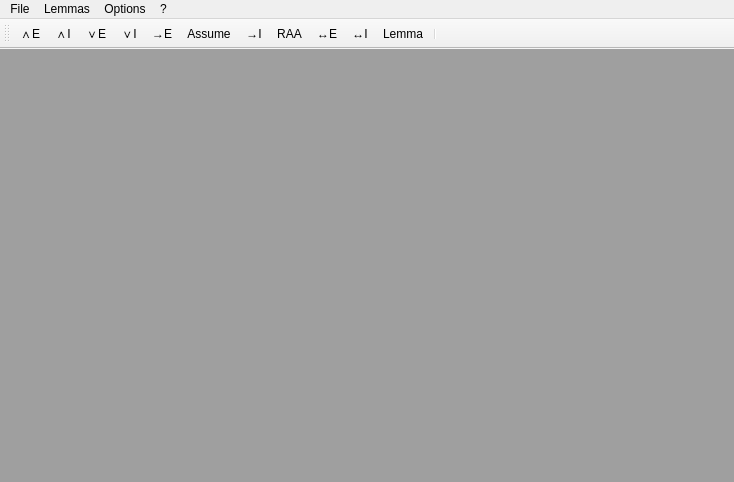
<?xml version="1.0" encoding="UTF-8"?>
<ui version="4.0">
 <class>MainWindow</class>
 <widget class="QMainWindow" name="MainWindow">
  <property name="geometry">
   <rect>
    <x>0</x>
    <y>0</y>
    <width>734</width>
    <height>482</height>
   </rect>
  </property>
  <property name="windowTitle">
   <string>LogicAUBS</string>
  </property>
  <widget class="QWidget" name="centralWidget">
   <layout class="QVBoxLayout" name="verticalLayout" stretch="0">
    <property name="leftMargin">
     <number>0</number>
    </property>
    <property name="topMargin">
     <number>0</number>
    </property>
    <property name="rightMargin">
     <number>0</number>
    </property>
    <property name="bottomMargin">
     <number>0</number>
    </property>
    <item>
     <widget class="QMdiArea" name="mdiArea"/>
    </item>
   </layout>
  </widget>
  <widget class="QMenuBar" name="menuBar">
   <property name="geometry">
    <rect>
     <x>0</x>
     <y>0</y>
     <width>734</width>
     <height>25</height>
    </rect>
   </property>
   <widget class="QMenu" name="menuFile">
    <property name="title">
     <string>File</string>
    </property>
    <addaction name="actionNew_proof"/>
    <addaction name="actionOpen"/>
    <addaction name="actionSave"/>
    <addaction name="actionSave_As"/>
    <addaction name="actionClose"/>
    <addaction name="separator"/>
    <addaction name="actionExit"/>
   </widget>
   <widget class="QMenu" name="menuLemmas">
    <property name="title">
     <string>Lemmas</string>
    </property>
    <addaction name="actionImport"/>
    <addaction name="actionDelete"/>
   </widget>
   <widget class="QMenu" name="menuHelp">
    <property name="title">
     <string>?</string>
    </property>
    <addaction name="actionHelp"/>
    <addaction name="separator"/>
    <addaction name="actionAbout"/>
   </widget>
   <widget class="QMenu" name="menuOptions">
    <property name="title">
     <string>Options</string>
    </property>
   </widget>
   <addaction name="menuFile"/>
   <addaction name="menuLemmas"/>
   <addaction name="menuOptions"/>
   <addaction name="menuHelp"/>
  </widget>
  <widget class="QToolBar" name="mainToolBar">
   <attribute name="toolBarArea">
    <enum>TopToolBarArea</enum>
   </attribute>
   <attribute name="toolBarBreak">
    <bool>false</bool>
   </attribute>
   <addaction name="action_ElimAnd"/>
   <addaction name="action_IntroAnd"/>
   <addaction name="action_ElimOr"/>
   <addaction name="action_IntroOr"/>
   <addaction name="action_ElimArrow"/>
   <addaction name="action_Assume"/>
   <addaction name="action_IntroArrow"/>
   <addaction name="action_RAA"/>
   <addaction name="action_ElimEquiv"/>
   <addaction name="action_IntroEquiv"/>
   <addaction name="action_Lemma"/>
   <addaction name="separator"/>
  </widget>
  <action name="actionExit">
   <property name="text">
    <string>Exit</string>
   </property>
   <property name="shortcut">
    <string>Ctrl+Q</string>
   </property>
  </action>
  <action name="action_ElimAnd">
   <property name="text">
    <string>∧E</string>
   </property>
   <property name="toolTip">
    <string>∧ Elimination</string>
   </property>
  </action>
  <action name="action_IntroAnd">
   <property name="text">
    <string>∧I</string>
   </property>
   <property name="toolTip">
    <string>∧ Introduction</string>
   </property>
  </action>
  <action name="action_ElimOr">
   <property name="text">
    <string>∨E</string>
   </property>
   <property name="toolTip">
    <string>∨ Elimination</string>
   </property>
  </action>
  <action name="action_IntroOr">
   <property name="text">
    <string>∨I</string>
   </property>
   <property name="toolTip">
    <string>∨ Introduction</string>
   </property>
  </action>
  <action name="action_ElimArrow">
   <property name="text">
    <string>→E</string>
   </property>
   <property name="toolTip">
    <string>→ Elimination</string>
   </property>
  </action>
  <action name="action_IntroArrow">
   <property name="text">
    <string>→I</string>
   </property>
   <property name="toolTip">
    <string>→ Introduction</string>
   </property>
  </action>
  <action name="action_RAA">
   <property name="text">
    <string>RAA</string>
   </property>
   <property name="toolTip">
    <string>Reductio Ad Absurdum</string>
   </property>
  </action>
  <action name="action_ElimEquiv">
   <property name="text">
    <string>↔E</string>
   </property>
   <property name="toolTip">
    <string>↔ Elimination</string>
   </property>
  </action>
  <action name="action_IntroEquiv">
   <property name="text">
    <string>↔I</string>
   </property>
   <property name="toolTip">
    <string>↔ Introduction</string>
   </property>
  </action>
  <action name="actionNew_proof">
   <property name="text">
    <string>New proof</string>
   </property>
   <property name="shortcut">
    <string>Ctrl+N</string>
   </property>
  </action>
  <action name="actionOpen">
   <property name="text">
    <string>Open...</string>
   </property>
   <property name="shortcut">
    <string>Ctrl+O</string>
   </property>
  </action>
  <action name="actionSave">
   <property name="text">
    <string>Save</string>
   </property>
   <property name="shortcut">
    <string>Ctrl+S</string>
   </property>
  </action>
  <action name="actionSave_As">
   <property name="text">
    <string>Save As...</string>
   </property>
  </action>
  <action name="actionClose">
   <property name="text">
    <string>Close</string>
   </property>
   <property name="shortcut">
    <string>Ctrl+W</string>
   </property>
  </action>
  <action name="actionImport">
   <property name="text">
    <string>Import...</string>
   </property>
  </action>
  <action name="actionDelete">
   <property name="text">
    <string>Delete...</string>
   </property>
  </action>
  <action name="actionHelp">
   <property name="text">
    <string>Help</string>
   </property>
   <property name="shortcut">
    <string>F1</string>
   </property>
  </action>
  <action name="actionAbout">
   <property name="text">
    <string>About</string>
   </property>
  </action>
  <action name="action_NewP">
   <property name="text">
    <string>Prem.</string>
   </property>
   <property name="toolTip">
    <string>New premise</string>
   </property>
  </action>
  <action name="action_Lemma">
   <property name="text">
    <string>Lemma...</string>
   </property>
   <property name="toolTip">
    <string>Use lemma</string>
   </property>
  </action>
  <action name="action_Assume">
   <property name="text">
    <string>Assume</string>
   </property>
  </action>
 </widget>
 <layoutdefault spacing="6" margin="11"/>
 <resources/>
 <connections/>
</ui>
